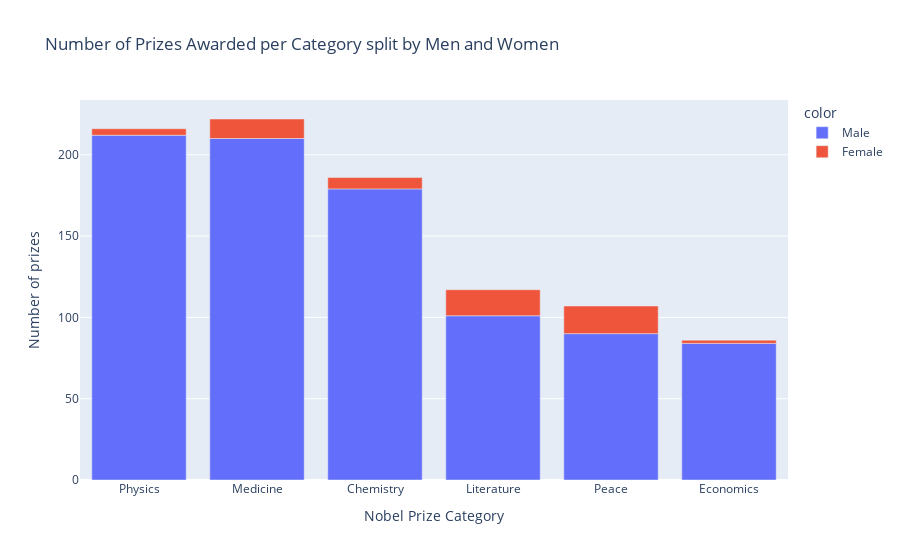

Notebook source saved alongside this figure:
### Code cell
awards_count_by_category_and_gender = df_data.groupby(["category", 'sex'], as_index=False).agg({"prize": 'count'})
awards_count_by_category_and_gender.sort_values('prize', ascending=False, inplace=True)
gender_winners_by_category_bar_char = px.bar(x=awards_count_by_category_and_gender.category,
             y=awards_count_by_category_and_gender.prize, 
             labels={"x": "Nobel Prize Category", "y": "Number of prizes"},
             color=awards_count_by_category_and_gender.sex,
             title='Number of Prizes Awarded per Category split by Men and Women', color_continuous_scale="Aggrnyl")
gender_winners_by_category_bar_char.update_layout(coloraxis_showscale=False)
gender_winners_by_category_bar_char.show()

### Figure 1 — Plotly figure (JSON) as saved in the notebook; plotly's stock layout.template omitted (floating-point values rounded to 4 significant figures)
{"data": [{"alignmentgroup": "True", "hovertemplate": "color=Male<br>Nobel Prize Category=%{x}<br>Number of prizes=%{y}<extra></extra>", "legendgroup": "Male", "marker": {"color": "#636efa", "pattern": {"shape": ""}}, "name": "Male", "offsetgroup": "Male", "orientation": "v", "showlegend": true, "textposition": "auto", "type": "bar", "x": ["Physics", "Medicine", "Chemistry", "Literature", "Peace", "Economics"], "xaxis": "x", "y": [212, 210, 179, 101, 90, 84], "yaxis": "y"}, {"alignmentgroup": "True", "hovertemplate": "color=Female<br>Nobel Prize Category=%{x}<br>Number of prizes=%{y}<extra></extra>", "legendgroup": "Female", "marker": {"color": "#EF553B", "pattern": {"shape": ""}}, "name": "Female", "offsetgroup": "Female", "orientation": "v", "showlegend": true, "textposition": "auto", "type": "bar", "x": ["Peace", "Literature", "Medicine", "Chemistry", "Physics", "Economics"], "xaxis": "x", "y": [17, 16, 12, 7, 4, 2], "yaxis": "y"}], "layout": {"barmode": "relative", "coloraxis": {"showscale": false}, "legend": {"title": {"text": "color"}, "tracegroupgap": 0}, "title": {"text": "Number of Prizes Awarded per Category split by Men and Women"}, "xaxis": {"anchor": "y", "domain": [0, 1], "title": {"text": "Nobel Prize Category"}}, "yaxis": {"anchor": "x", "domain": [0, 1], "title": {"text": "Number of prizes"}}}}
